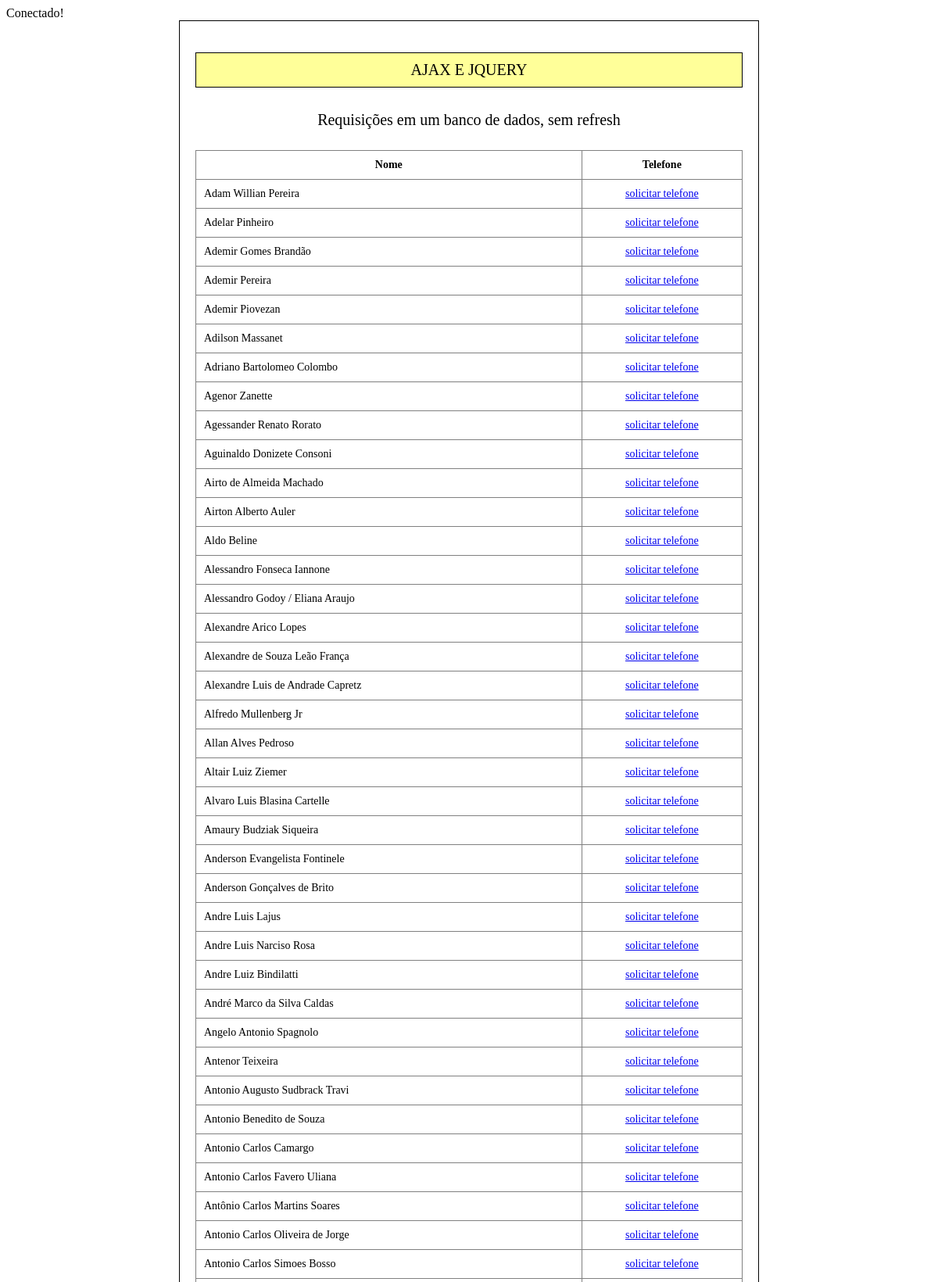
Screenshot of /exemplo2.php (upper part) with the database file from the repository.
### tables this page shows
CREATE TABLE `contato` (
  `id` int(11) NOT NULL,
  `nome` varchar(100) DEFAULT NULL,
  `email` varchar(50) DEFAULT NULL,
  `fone` varchar(15) NOT NULL,
  `celular` varchar(15) NOT NULL
);

### exemplo2.php (the view, shortened to what this page needs)
<?php
$con = mysqli_connect("localhost","root","","agenda");
?>
<!DOCTYPE html>
<html lang="pt-br">
    <head>
        <link rel="stylesheet" href="css/exemplo2.css" />
    </head>
    <body>
        <div id="container">
            <h1>Ajax e jQuery</h1>
            <h2>Requisições em um banco de dados, sem refresh</h2>
            <table border="1" width="100%" cellpadding="3" cellspacing="3">
                <tr>
                    <th>Nome</th>
                    <th>Telefone</th>
                </tr>
                <?php
                    $sql = "SELECT * from contato";
                    $result =  mysqli_query($con, $sql);
                    while($row = mysqli_fetch_array($result)){
                ?>
                        <tr>
                            <td><?php echo utf8_encode($row["nome"]); ?></td>
                            <td style="text-align: center"><a href="#" rel="<?php echo $row['id']; ?>" class="solicitar">solicitar telefone</a></td>
                        </tr>
                <?php
                    }
                ?>
            </table>
        </div>
    </body>
</html>

### css/exemplo2.css (style rules this page uses)
#container { width: 700px; height:max-content; border: 1px solid black; padding: 20px; margin: 0px auto; }
h1 { font-family: Verdana; font-size: 20px; text-align: center; padding: 10px; background-color: rgba(255,255,0,0.4); margin-top: 20px; text-transform: uppercase; font-weight: normal; border: 1px solid #000; }
h2 { font-family: Verdana; font-size: 20px; text-align: center; padding: 10px; margin-top: 20px; font-weight: normal; }
table { border-collapse: collapse; }
td, th { font-family: Verdana; font-size: 14px; padding: 10px; }

### rows the page displays
contato: nome "Adam Willian Pereira"
contato: nome "Adelar Pinheiro"
contato: nome "Ademir Gomes Brandão"
contato: nome "Ademir Pereira"
contato: nome "Ademir Piovezan"
contato: nome "Adilson Massanet"
contato: nome "Adriano Bartolomeo Colombo"
contato: nome "Agenor Zanette"
contato: nome "Agessander Renato Rorato"
contato: nome "Aguinaldo Donizete Consoni"
contato: nome "Airto de Almeida Machado"
contato: nome "Airton Alberto Auler"
contato: nome "Aldo Beline"
contato: nome "Alessandro Fonseca Iannone"
contato: nome "Alessandro Godoy / Eliana Araujo"
contato: nome "Alexandre Arico Lopes"
contato: nome "Alexandre de Souza Leão França"
contato: nome "Alexandre Luis de Andrade Capretz"
contato: nome "Alfredo Mullenberg Jr"
contato: nome "Allan Alves Pedroso"
contato: nome "Altair Luiz Ziemer"
contato: nome "Alvaro Luis Blasina Cartelle"
contato: nome "Amaury Budziak Siqueira"
contato: nome "Anderson Evangelista Fontinele"
contato: nome "Anderson Gonçalves de Brito"
contato: nome "Andre Luis Lajus"
contato: nome "Andre Luis Narciso Rosa"
contato: nome "Andre Luiz Bindilatti"
contato: nome "André Marco da Silva Caldas"
contato: nome "Angelo Antonio Spagnolo"
contato: nome "Antenor Teixeira"
contato: nome "Antonio Augusto Sudbrack Travi"
contato: nome "Antonio Benedito de Souza"
contato: nome "Antonio Carlos Camargo"
contato: nome "Antonio Carlos Favero Uliana"
contato: nome "Antônio Carlos Martins Soares"
contato: nome "Antonio Carlos Oliveira de Jorge"
contato: nome "Antonio Carlos Simoes Bosso"
